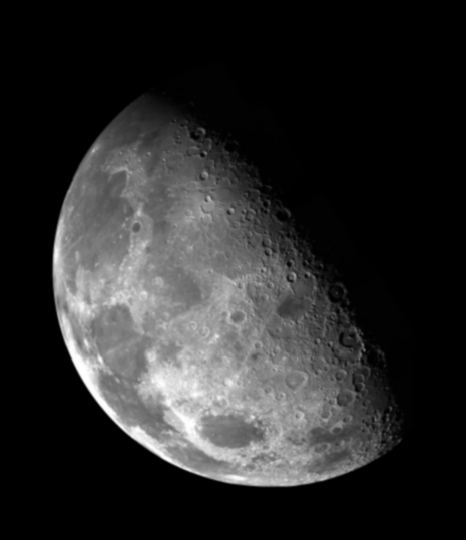
#> input picture test_image/blurry_moon.tif, 466 x 540 px, found by its file name
$ python Highpass_filter_spatial.py   (older library calls are emulated)
#> lines starting #> are read from the running program, lines starting #| are printed output that depends on the picture
import cv2
import numpy as np
import math
import matplotlib.pyplot as plt
import mpl_toolkits.axisartist as axisartist
from matplotlib.widgets import Slider,RadioButtons
from pic2str import blurry_moon,skeleton_orig
import base64

def HighpassTrans(img,num=35,k=2):
    height,width=img.shape
    new_img=np.zeros((height,width),dtype=np.float)
    padded_img=np.pad(img,((num//2,num//2),(num//2,num//2)),'reflect')
    core=np.ones((num,num),dtype=np.float)
    for y in range(0,height):
        for x in range(0,width):
            new_img[y][x]=(np.sum(padded_img[y:y+num,x:x+num]*core))/(num*num)
    new_img=np.clip(img-new_img,0,255)
    result_img=np.clip(img+k*new_img,0,255).astype(np.uint8)
    return result_img

def ReadByteImg(func):
    byte_data = base64.b64decode(func)
    img_buffer_numpy = np.frombuffer(byte_data, dtype=np.uint8)
    return cv2.imdecode(img_buffer_numpy, cv2.IMREAD_GRAYSCALE)

def PlotHisto(fig,data,ax_lt,x_pos,y_pos):
    pos_num=x_pos+1+2*(y_pos-1)
    ax = axisartist.Subplot(fig, 3,2,pos_num)
    fig.add_subplot(ax)
    ax_lt.append(ax)
    ax.imshow(data,cmap='gray')
    ax.axis["bottom"].set_visible(False)
    ax.axis["left"].set_visible(False)
    ax.axis["top"].set_visible(False)
    ax.axis["right"].set_visible(False)
    plt.tight_layout()

moon=cv2.imread('./blurry_moon.tif',cv2.IMREAD_GRAYSCALE)
#> moon is the input picture: shape (540, 466); min 0, max 254, mean 42.7
if type(moon)==type(None):
    moon=ReadByteImg(blurry_moon)
bone=cv2.imread('./skeleton_orig.bmp',cv2.IMREAD_GRAYSCALE)
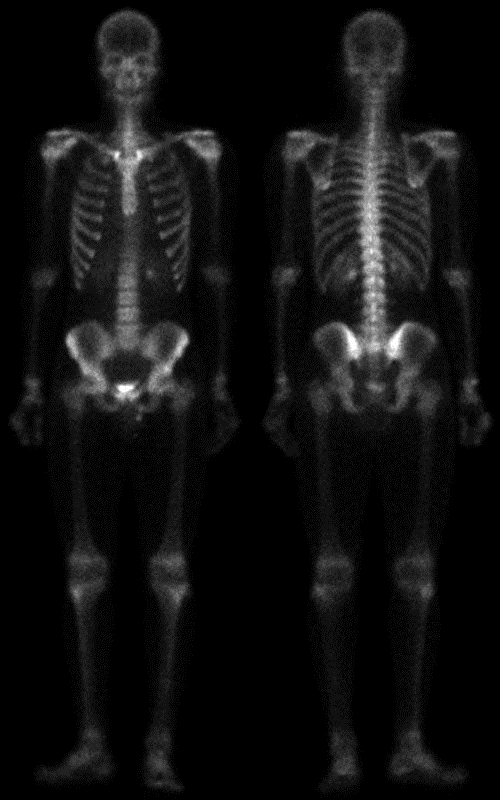
#> input picture test_image/skeleton_orig.bmp, 500 x 800 px, found by its file name
#> bone is the input picture: shape (800, 500); min 0, max 255, mean 16.9
if type(bone)==type(None):
    bone=ReadByteImg(skeleton_orig)

fig = plt.figure()
img_lt=[moon,bone]
ax_lt=[]
for i,(img) in enumerate(img_lt):
    new_img=HighpassTrans(img)
    PlotHisto(fig,img,ax_lt,i,1)
    PlotHisto(fig,new_img,ax_lt,i,2)
#> this loop made 2 passes
#> (height in HighpassTrans, width in HighpassTrans) on passes 1 to 2: (540, 466), (800, 500)
#> pass 1, in HighpassTrans, `padded_img=np.pad(img,((num//2,num//2),(num//2,num//2)),'reflect')`:
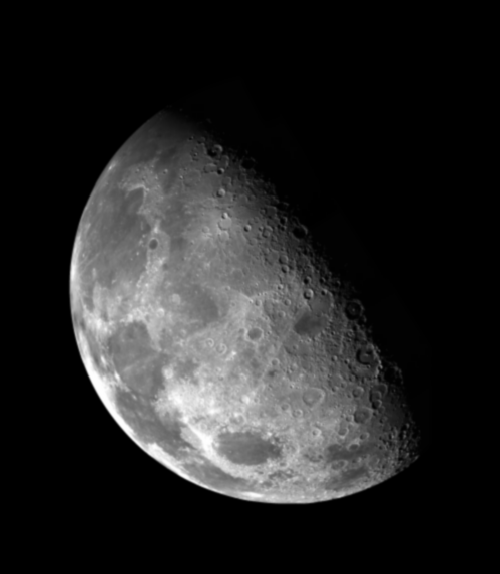
#> padded_img: shape (574, 500); min 0, max 254, mean 37.4
#> pass 1, in HighpassTrans, `new_img=np.clip(img-new_img,0,255)`:
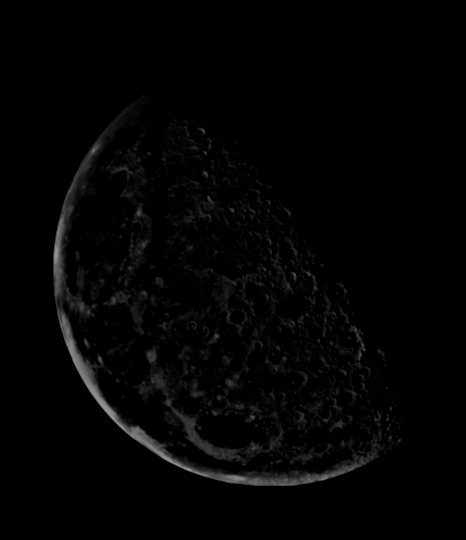
#> new_img: shape (540, 466) float64; min 0, max 151.1, mean 3.7
#> pass 1, in HighpassTrans, `result_img=np.clip(img+k*new_img,0,255).astype(np.uint8)`:
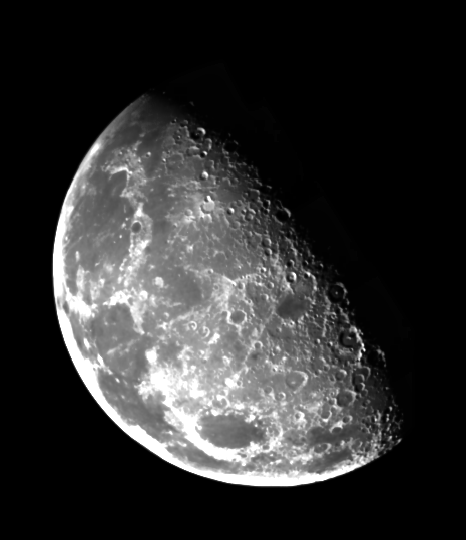
#> result_img: shape (540, 466); min 0, max 255, mean 47.7
#> pass 2, in HighpassTrans (call 2), `padded_img=np.pad(img,((num//2,num//2),(num//2,num//2)),'reflect')`:
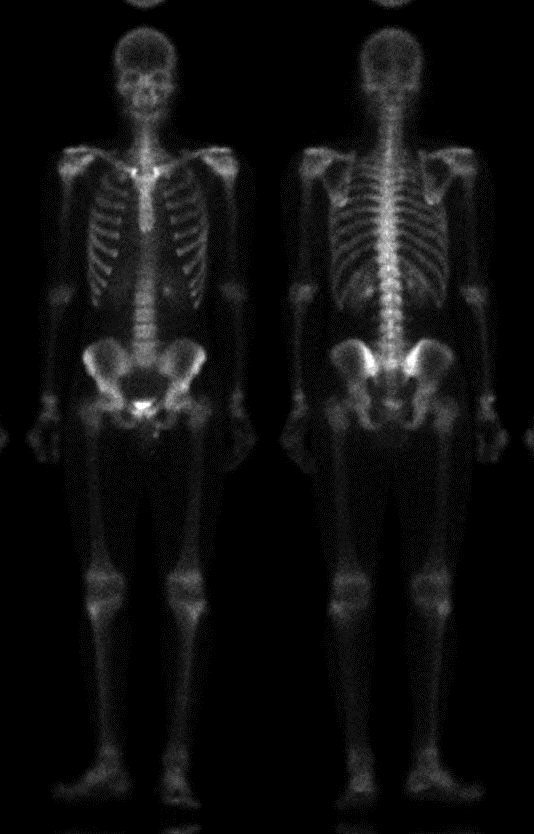
#> padded_img: shape (834, 534); min 0, max 255, mean 15.3


axcolor = 'lightgoldenrodyellow'
om = plt.axes([0.25, 0.15, 0.65, 0.03], facecolor=axcolor)
som = Slider(om, r'k', 0.0, 10.0, valinit=2.0)
def update(val):
    s = som.val
    cnt=0
    for i in range(1,len(ax_lt),2):
        ax_lt[i].imshow(HighpassTrans(img_lt[cnt],k=s),cmap='gray')
        cnt+=1
som.on_changed(update)
plt.tight_layout()
plt.show()
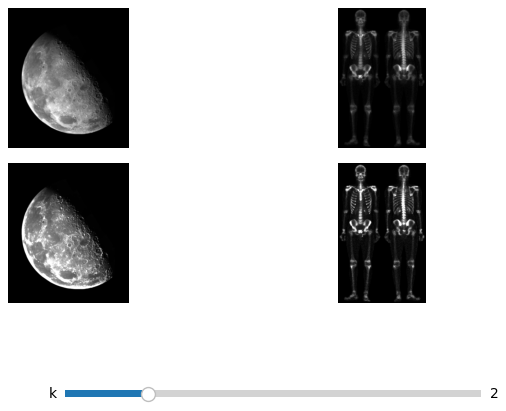
#> figure drawn by matplotlib, 5 panels
